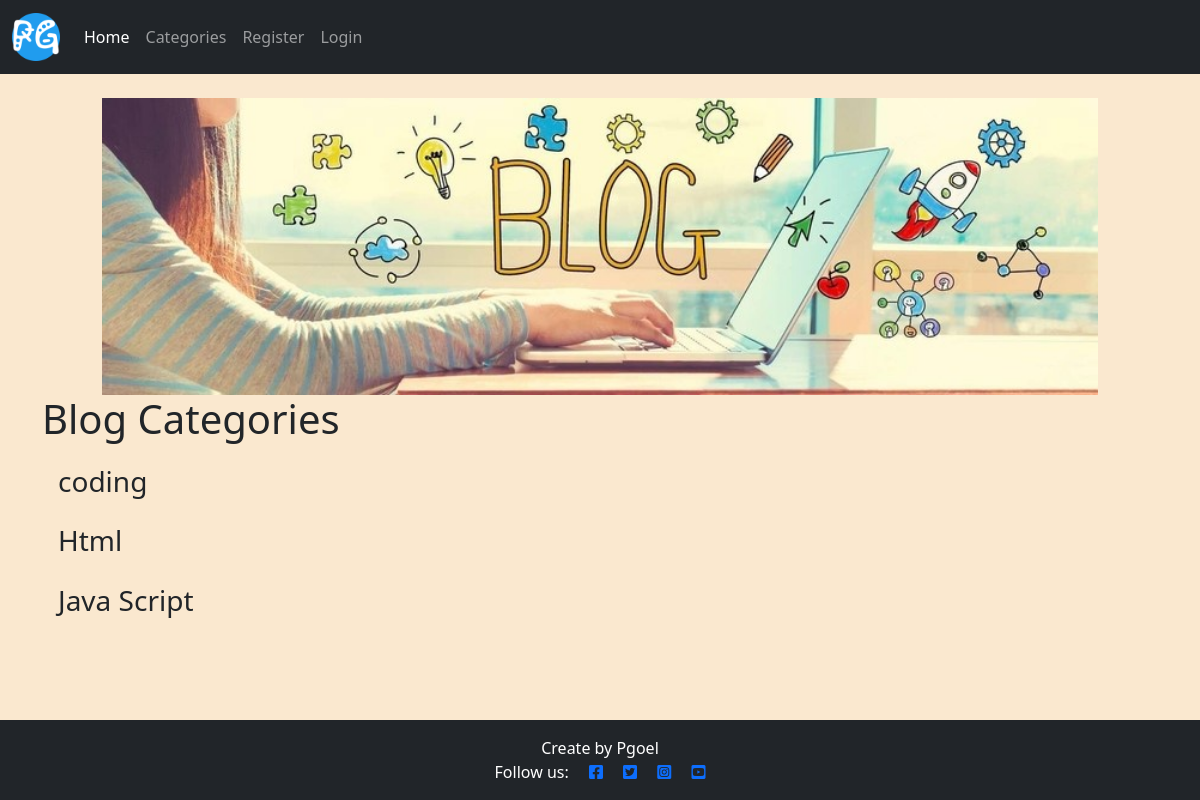
The app's page /category-list/, older data.
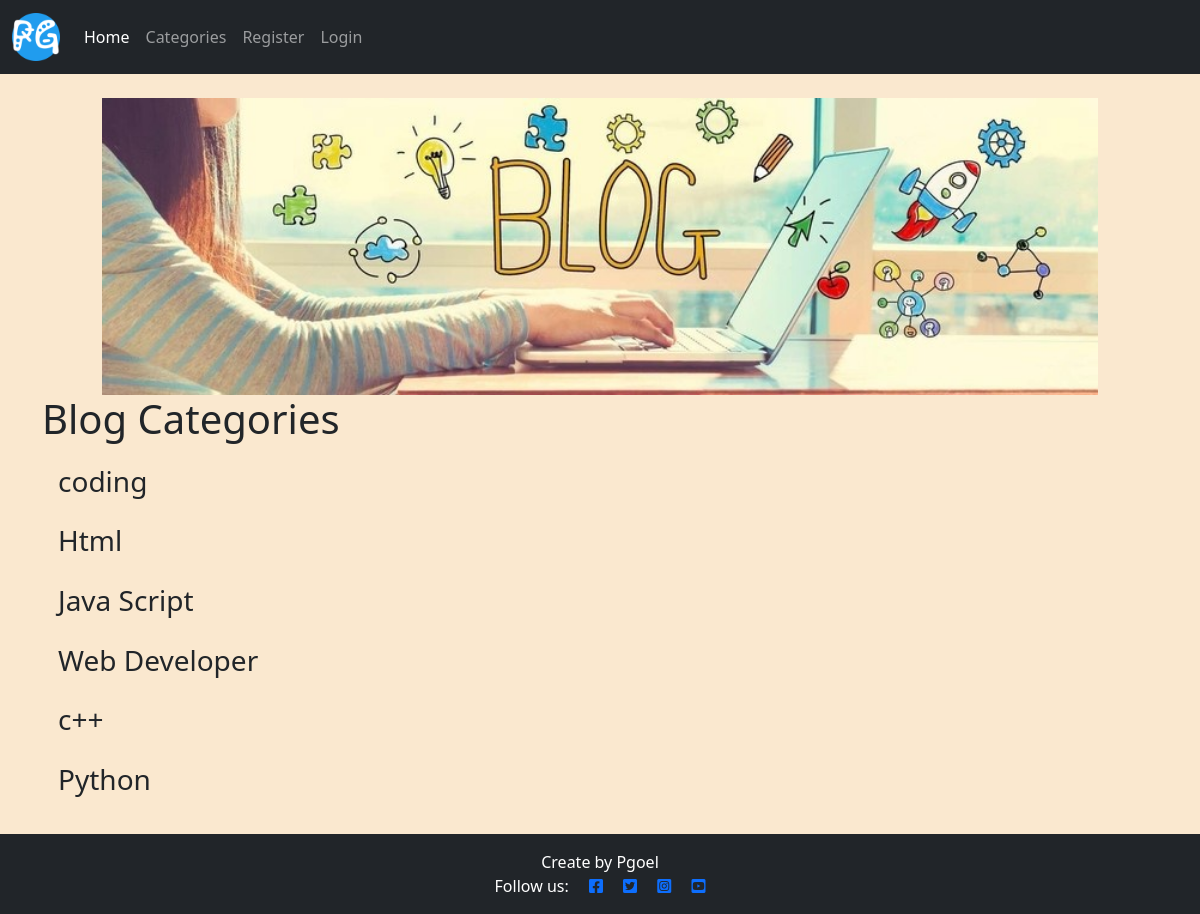
The same page, newer data.
### blogapp/models.py (models this page shows, shortened)
class Category(models.Model):
    name = models.CharField(max_length=255, unique=True)
    def __str__(self):
        return self.name

### blogapp/views.py (the view)
# urls.py: path('category-list/',CategoryListView, name='category'),
def CategoryListView(request):
    cat_menu_list = Category.objects.all()
    return render(request, 'category.html',{'cat_menu_list': cat_menu_list})

### templates/category.html (shortened to what this page needs)
{% extends 'base.html' %}
{% block content %}
    <h1>Blog Categories</h1>
        {% for item in cat_menu_list %}
            <h3><a class="dropdown-item" href="{% url 'category' item %}">{{ item }}</a></h3>
        {% endfor %}
        <br>
        <br>
        <br>
{% endblock %}

### templates/base.html (shortened to what this page needs)
{% load static %}
<!DOCTYPE html>
<html class="h-100">
<head>
      <link rel="stylesheet" href="https://cdnjs.cloudflare.com/ajax/libs/font-awesome/5.15.3/css/all.min.css">
      <link href="https://cdn.jsdelivr.net/npm/bootstrap@5.0.1/dist/css/bootstrap.min.css" rel="stylesheet"
>
      <link href="https://cdn.jsdelivr.net/npm/summernote@0.8.18/dist/summernote.min.css" rel="stylesheet">
      <link rel="stylesheet" href="{% static 'css/style.css' %}">
</head>
<body>
    <nav class="navbar navbar-expand-lg navbar-dark bg-dark">
      <div class="container-fluid">
        <a class="navbar-brand" href="{% url 'home' %}"><img src="{% static 'images/favicon.ico' %}"></a>
          <div class="collapse navbar-collapse" id="navbarText">
            <ul class="navbar-nav mr-auto">
              <a class="nav-link active" aria-current="page" href="{% url 'home' %}">Home</a>
              <li class="nav-item">
                <a class="nav-link" href="{% url 'category' %}">Categories</a>
              </li>
              {% if user.is_authenticated %}
                <li class="nav-item">
                  <a class="nav-link" href="{% url 'add_post' %}">Add Blog</a>
                </li>
              {% else %}
                <li class="nav-item">
                  <a class="nav-link" href="{% url 'register' %}">Register</a>
                </li>
                <li class="nav-item">
                  <a class="nav-link" href="{% url 'login' %}">Login</a>
                </li>
              {% endif %}
            </ul>
          </div>
      </div>
    </nav>
      <br/>
    <div class="d-flex align-items-center justify-content-center">
        <img src="{% static 'images/blog1.jpg' %}" width="83%" height="50%" alt="blog image">
    </div>
    <div class="container">
          {% block content %}
          {% endblock %}
    </div>
    <footer class="footer mt-auto py-3 bg-dark">
        <p class="m-0 text-center text-white">Create by Pgoel</p>
          <p class="m-0 text-center text-white">Follow us:
              <a href="https://www.facebook.com/" class="facebook" target="_blank"> <i class="fab fa-facebook-square ms-3"></i></a>
              <a href="https://twitter.com/" class="twitter" target="_blank"><i class="fab fa-twitter-square ms-3"></i></a>
              <a href="https://www.instagram.com/" class="instagram" target="_blank"><i class="fab fa-instagram-square ms-3"></i></a>
              <a href="https://www.youtube.com/" class="youtube" target="_blank"><i class="fab fa-youtube-square ms-3"></i></a></p>
    </footer>
</body>
</html>

### static/css/style.css (style rules this page uses)
body { background-color: rgb(250, 232, 207); }
.footer { position: fixed; left: 0; bottom: 0; width: 100%; text-align: center; color: rgb(0, 0, 0); }
.container { display: grid; gap: 10px; }

Row changes from the older to the newer data that the page shows:
added Category: name "Web Developer"
added Category: name "c++"
added Category: name "Python"
